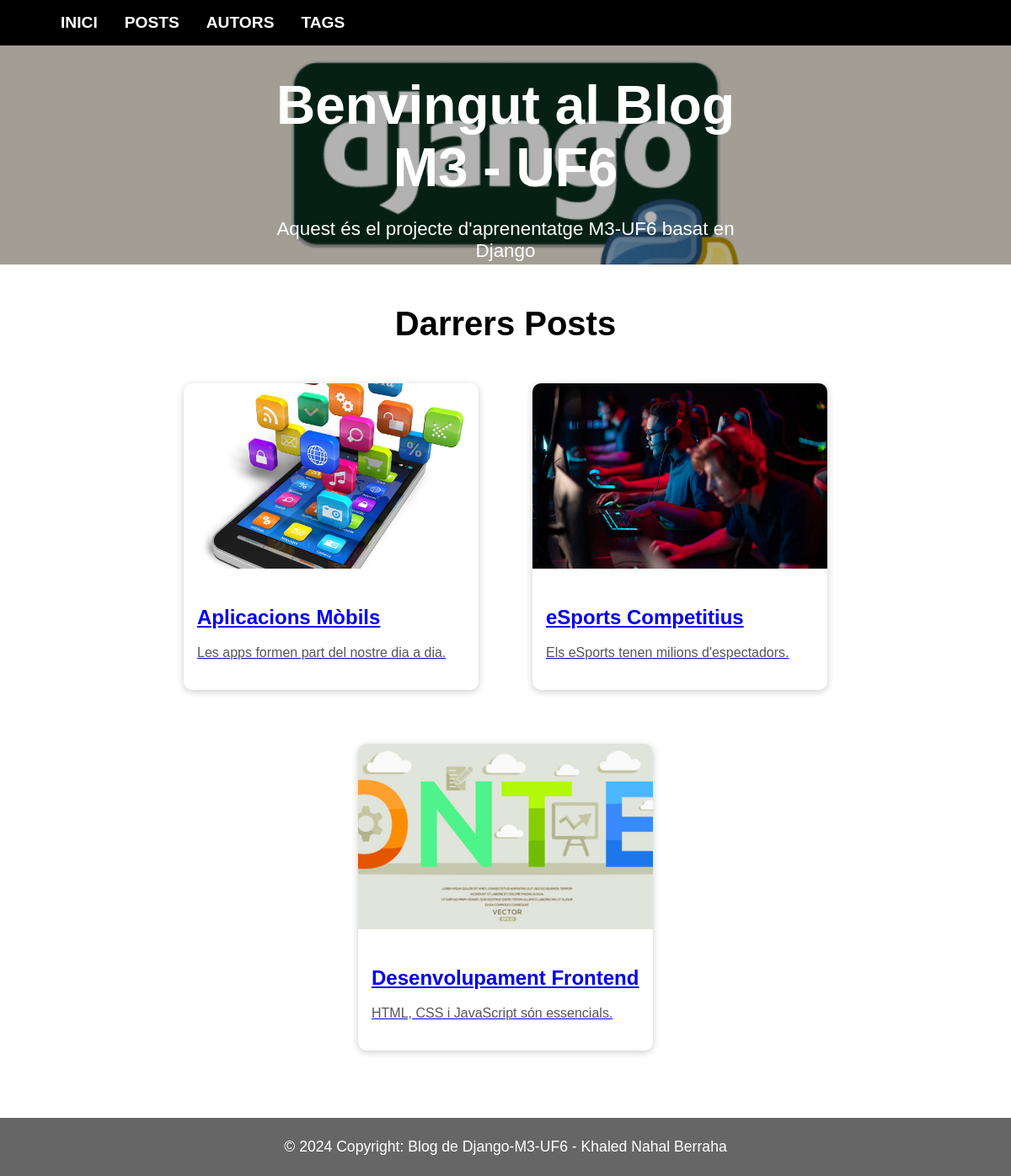
The page / on the database its author committed.
### blog/models.py (models this page shows, shortened)
class Post(models.Model):
    title = models.CharField(max_length=150)
    excerpt = models.CharField(max_length=300)
    image_name = models.CharField(max_length=100)
    slug = models.SlugField(unique=True)
    content = models.TextField(
        validators=[MinLengthValidator(10)]
    )
    date = models.DateField(auto_now_add=True)
    author = models.ForeignKey(
        Author,
        on_delete=models.CASCADE,
        related_name="posts"
    )
    tags = models.ManyToManyField(Tag)

### blog/views.py (the view)
# urls.py: path('', views.starting_page, name='starting-page'),
def starting_page(request):
    latest_posts = Post.objects.all().order_by("-date")[:3]
    return render(request, "blog/index.html", {
        "posts": latest_posts
    })

### blog/templates/blog/index.html (shortened to what this page needs)
{% extends "blog/base.html" %}
{% load static %}
{% block content %}
<section id="welcome">
    <img src="{% static 'blog/images/django1.jpeg' %}" alt="">
    <div class="welcome-text">
        <h1>Benvingut al Blog M3 - UF6</h1>
        <p>
            Aquest és el projecte d'aprenentatge M3-UF6 basat en Django
        </p>
    </div>
</section>
<section id="latest-posts">
    <h2>Darrers Posts</h2>
    <div class="posts-container">
        {% for post in posts %}
            {% include "blog/includes/post.html" %}
        {% endfor %}
    </div>
</section>
{% endblock %}

### blog/templates/blog/includes/post.html
{% load static %}
<div class="post">
    <a href="{% url 'posts-detail-page' post.slug %}">
        <img src="{% static 'blog/images/'|add:post.image_name %}" alt="">
        <div class="post-content">
            <h3>{{ post.title }}</h3>
            <p>{{ post.excerpt }}</p>
        </div>
    </a>
</div>

### blog/static/blog/css/style.css (style rules this page uses)
body { font-family: Arial; margin: 0; }
.post { width: 300px; display: inline-block; margin: 1rem; }
.post img { width: 100%; }
#welcome { position: relative; width: 100%; height: 260px; overflow: hidden; }
#welcome img { width: 100%; height: 100%; object-fit: cover; filter: brightness(70%); }
.welcome-text { position: absolute; top: 50%; left: 50%; transform: translate(-50%, -50%); text-align: center; color: white; }
.welcome-text h1 { font-size: 4rem; margin-bottom: 1rem; }
.welcome-text p { font-size: 1.4rem; }
#latest-posts { width: 100%; margin-top: 3rem; text-align: center; }
#latest-posts h2 { font-size: 2.5rem; margin-bottom: 2rem; }
.posts-container { display: flex; justify-content: center; gap: 2rem; flex-wrap: wrap; }
.post { width: 350px; background: white; border-radius: 10px; overflow: hidden; box-shadow: 0 2px 8px rgba(0,0,0,0.2); transition: 0.3s; }
.post img { width: 100%; height: 220px; object-fit: cover; }
.post-content { padding: 1rem; text-align: left; }
.post-content h3 { font-size: 1.5rem; margin-bottom: 1rem; }
.post-content p { color: #555; line-height: 1.5; }

### rows shown on the page
Post: image_name (picture), title "Aplicacions Mòbils", excerpt "Les apps formen part del nostre dia a dia."
Post: image_name (picture), title "eSports Competitius", excerpt "Els eSports tenen milions d'espectadors."
Post: image_name (picture), title "Desenvolupament Frontend", excerpt "HTML, CSS i JavaScript són essencials."
